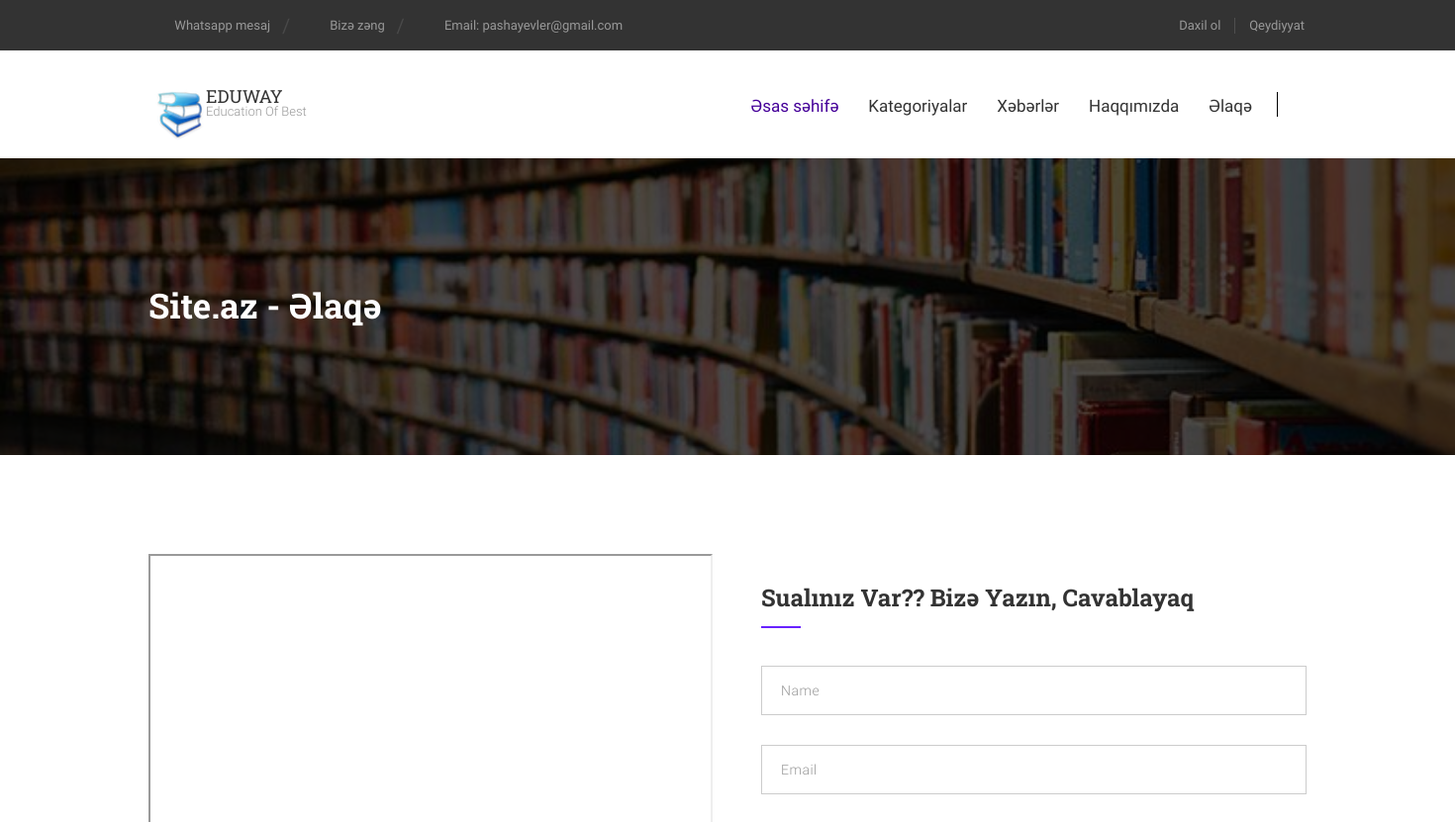
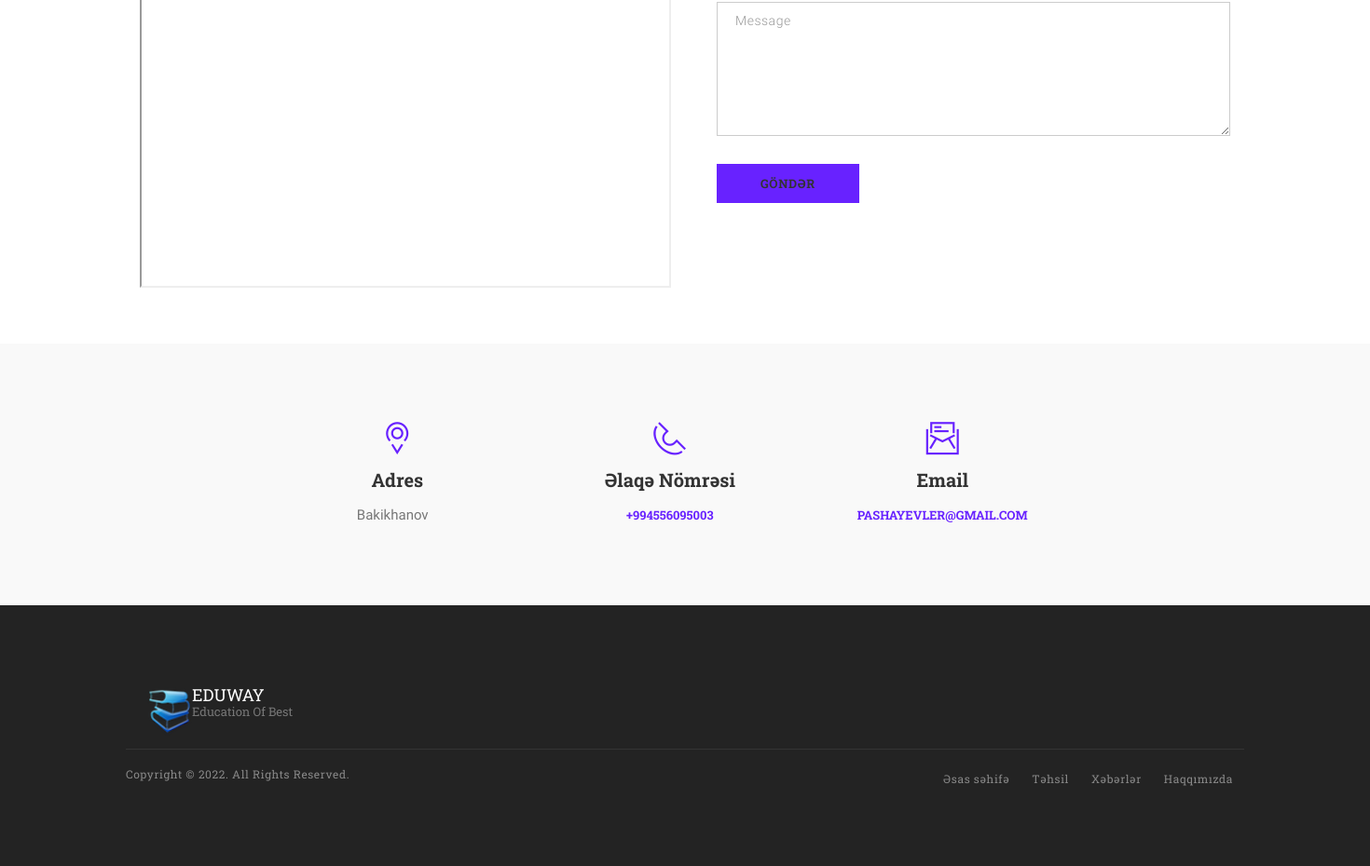
The app's page /contact with its own data (2 pictures, top to bottom).
### models.py (models this page shows)
class SiteSettings(Base):
    __tablename__ = 'site_settings'
    id = Column(Integer, primary_key=True)
    site_title = Column(String, nullable=True)
    site_description = Column(Text, nullable=True)
    site_logo = Column(Text, nullable=True)
    site_slogan = Column(String, nullable=True)
    phone = Column(String, nullable=True)
    wp_number = Column(String, nullable=True)
    wp_text = Column(String, nullable=True)
    is_active = Column(Boolean, default=True)
    site_about = Column(Text, nullable=True)
    about_teams = Column(Text, nullable=True)
    site_email = Column(String, nullable=True)
    address = Column(String, nullable=True)
    google_map = Column(String, nullable=True)
    youtube_video = Column(String, nullable=True)
    facebook = Column(Text, nullable=True)
    instagram = Column(Text, nullable=True)
    linkedin = Column(Text, nullable=True)
    monday = Column(String, nullable=True)
    tuesday = Column(String, nullable=True)
    wednesday = Column(String, nullable=True)
    thursday = Column(String, nullable=True)
    friday = Column(String, nullable=True)
    saturday = Column(String, nullable=True)
    sunday = Column(String, nullable=True)

### routers/site.py (the view)
@main.get("/about")
def about_page(request: Request, db: Session = Depends(database.get_db)):
    site_settings = db.query(models.SiteSettings).filter_by(id=1).first()
    if site_settings:
        if site_settings.is_active is None:
            return closed()
        else:
            categories = db.query(models.EduCategory).all()
            news_category = db.query(models.NewsCategory).all()
            staff = db.query(models.Staff).all()
            page_title = site_settings.site_title+" - Haqqımızda"
            return templates.TemplateResponse("site/route/about-page.html", {"request":request, "site_settings":site_settings,
                                                "page_title":page_title, "categories":categories,"news_category":news_category, "staff":staff})
    else:
        return 'Sayt melumatlari yerleshdirilmeyib...'

### templates/site/route/contactus-page.html (shortened to what this page needs)
{% include 'site/route/header.html' %}
<body data-offset="200" data-spy="scroll" data-target=".ow-navigation">
	{% include 'site/route/topnav.html' %}
	<div class="container-fluid no-padding pagebanner">
		<div class="container">
			<div class="pagebanner-content">
				<h3>{{ page_title }}</h3>
			</div>
		</div>
	</div>
	<div class="container-fluid no-padding contactus-section">
		<div class="container">
			<div class="section-padding"></div>
			<div class="row">
				<div class="col-md-6">
					<div class="map">
						<iframe id="map-canvas-contact" class="map-canvas"  src="{{ site_settings.google_map }}" data-string="{{ site_settings.address }}" data-zoom="10"></iframe>
					</div>
				</div>
				<div class="col-md-6">
					<div class="getintouch">
						{% include 'flash.html' %}<br/>
						<h3>Sualınız var?? Bizə yazın, cavablayaq</h3>
						<form class="contactus-form" id="contact-form" method="POST">
							<div class="row">
								<div class="col-md-12 col-sm-12 col-xs-12">
									<div class="form-group">
										<input type="text" required="" placeholder="Name" class="form-control" name="name">
									</div>
								</div>
								<div class="col-md-12 col-sm-12 col-xs-12">
									<div class="form-group">
										<input type="email" required="" placeholder="Email" class="form-control" name="email">
									</div>
								</div>
								<div class="col-md-12 col-sm-12 col-xs-12">
									<div class="form-group">
										<textarea placeholder="Message" class="form-control" name="message" rows="5"></textarea>
									</div>
								</div>
								<div class="col-md-12 col-sm-12 col-xs-12">
									<div class="form-group">
										<input type="submit" name="post" title="Send" value="Göndər">
									</div>
								</div>
							</div>
						</form>
					</div>
				</div>
			</div>
			<div class="section-padding"></div>
		</div>
		{% if site_settings %}
		<div class="contactdetail-block" style="padding-left: 260px;">
			<div class="container">
				<div class="col-md-3 col-sm-3 col-xs-6 contactinfo-box">
					<span class="icon icon-Pointer"></span>
					<h3>Adres</h3>
					<p>{{ site_settings.address }}</p>
				</div>
				<div class="col-md-3 col-sm-3 col-xs-6 contactinfo-box">
					<span class="icon icon-Phone2"></span>
					<h3>Əlaqə nömrəsi</h3>
					<a href="tel:{{ site_settings.phone }}" title="{{ site_settings.phone }}">{{ site_settings.phone }}</a>
				</div>
				<div class="col-md-3 col-sm-3 col-xs-6 contactinfo-box">
					<span class="icon icon-Imbox"></span>
					<h3>Email</h3>
					<a href="mailto:{{ site_settings.site_email }}" title="{{ site_settings.site_email }}">{{ site_settings.site_email }}</a>
				</div>
			</div>
		</div>
		{% endif %}
	</div>
	{% include 'site/route/footer.html' %}
</body>
</html>

### templates/site/route/topnav.html (shortened to what this page needs)
	<header class="header-main container-fluid no-padding">
		<div class="top-header container-fluid no-padding">
			<div class="container">
				{% if site_settings %}
				<div class="topheader-left">
					<a href="https://wa.me/{{ site_settings.wp_number }}?text={{ site_settings.wp_text }}" title="{{ site_settings.phone }}"><i class="fa fa-mobile" aria-hidden="true"></i>Whatsapp mesaj</a>
					<a href="tel:{{ site_settings.phone }}" title="{{ site_settings.phone }}"><i class="fa fa-mobile" aria-hidden="true"></i>Bizə zəng</a>
					<a href="mailto:{{ site_settings.site_email }}" title="{{ site_settings.site_email }}"><i class="fa fa-envelope-o" aria-hidden="true"></i>Email: {{ site_settings.site_email }}</a>
				</div>
				{% endif %}
				<div class="topheader-right">
					<a href="/login" title="Login"><i class="fa fa-sign-out" aria-hidden="true"></i>Daxil ol</a>
					<a href="/registration" title="Register">Qeydiyyat</a>
				</div>
			</div>
		</div>
		<div class="menu-block container-fluid no-padding">
			<div class="container">
				<div class="row">
					<nav class="navbar ow-navigation">
						<div class="col-md-3">
							<div class="navbar-header">
								{% if site_settings %}
								<a title="Logo" href="/" class="navbar-brand"><img src="{{ url_for('static', path='site/images/logo.png') }}" alt="logo"/>{{ site_settings.site_logo }}<span>{{ site_settings.site_slogan }}</span></a>
								{% endif %}
							</div>
						</div>
						<div class="col-md-9">
							<div class="navbar-collapse collapse" id="navbar">
								<ul class="nav navbar-nav menubar">
									<li class="dropdown active">
										<a aria-expanded="false" aria-haspopup="true" href="/" role="button" class="dropdown-toggle" title="Home">Əsas səhifə</a>
									<li class="dropdown">
										<a aria-expanded="false"  href="/educations" aria-haspopup="true" role="button" class="dropdown-toggle" title="Kateqoriyalar">Kategoriyalar</a>
									</li>
									<li class="dropdown">
										<a aria-expanded="false"  href="/news" aria-haspopup="true" role="button" class="dropdown-toggle" title="Xeberler">Xəbərlər</a>
									</li>
									<li><a title="Haqqimizda" href="/about">Haqqımızda</a></li>
									<li><a title="Contact" href="/contact">Əlaqə</a></li>
								</ul>
							</div>
						</div>
					</nav>
					<div class="menu-search">
						<div id="sb-search" class="sb-search">
							<form>
								<input class="sb-search-input" placeholder="Axtarmaq istədiyin..." type="text" value="" name="search" id="search" />
								<button class="sb-search-submit"><i class="fa fa-search"></i></button>
							</form>
						</div>
					</div>
				</div>
			</div>
		</div>
	</header>

### templates/site/route/footer.html (shortened to what this page needs)
<footer class="footer-main container-fluid no-padding">
    <div class="container">
        <div class="row">
            <div class="col-md-12 col-sm-6">
                <aside class="ftr-widget about_widget">
                    {% if site_settings %}
                        <a class="footer-logo" href="/" title="Logo"><img alt="logo" src="{{ url_for('static', path='site/images/logo.png') }}">{{ site_settings.site_logo }}<span>{{ site_settings.site_slogan }}</span></a><br/>
                    <ul>
                    {% if site_settings.facebook %}
                        <li><a href="{{ site_settings.facebook }}" title="Facebook"><i class="fa fa-facebook"></i></a></li>
                    {% endif %}
                    {% if site_settings.instagram %}
                        <li><a href="{{ site_settings.instagram }}" title="Instagram"><i class="fa fa-instagram"></i></a></li>
                    {% endif %}
                    </ul>
                    {% endif %}
                   </aside>
            </div>
        <div class="footer-bottom col-md-12 col-sm-12 no-padding">
            <div class="copyright no-padding">
                <span>Copyright &copy; 2022. All Rights Reserved.</span>
            </div>
            <nav class="navbar ow-navigation">
                <div id="navbar2" class="navbar-collapse collapse">
                    <ul class="nav navbar-nav">
                        <li><a href="/" title="Home">Əsas səhifə</a></li>
                        <li><a href="/educations" title="Təhsil">Təhsil</a></li>
                        <li><a href="/news" title="Xəbərlər">Xəbərlər</a></li>
                        <li><a href="/about" title="Haqqımızda">Haqqımızda</a></li>
                    </ul>
                </div>
            </nav>
        </div>
    </div>
</footer>

### static/site/css/navigation-menu.css (style rules this page uses)
.ow-navigation { display: inline-block; width: 100%; border: none; border-radius: 0; margin-bottom: 0; min-height: 1px; float: left; }
.ow-navigation .nav.navbar-nav > li { margin: 0 15px; }
.ow-navigation .nav.navbar-nav > li:first-of-type { margin-left: 0; }
.ow-navigation .nav.navbar-nav > li:last-of-type { margin-right: 0; }
.ow-navigation .nav.navbar-nav li > a { color: #333; font-size: 17px; line-height: 26px; text-transform: inherit; padding: 0; margin-top: 43px; margin-bottom: 40px; font-weight: 400; transition: all 1s ease 0s; -webkit-transition: all 1s ease 0s; -moz-transition: all 1s ease 0s; -o-transition: all 1s ease 0s; position: relative; }
.ow-navigation .nav.navbar-nav > li a:hover, .ow-navigation .nav.navbar-nav > li.active > a { color: #450099; }
.ow-navigation .nav.navbar-nav > li.active > a, .ow-navigation .nav.navbar-nav > li.active:hover > a, .ow-navigation .nav.navbar-nav > li.active:focus > a, .ow-navigation .nav.navbar-nav > li:hover > a, .ow-navigation .nav.navbar-nav > li:focus > a, .ow-navigation .nav.navbar-nav > li > a:hover, .ow-navigation .nav.navbar-nav > li > a:focus, .ow-navigation .dropdown-menu li:hover > a, .ow-navigation .dropdown-menu li > a:hover { background-color: transparent; }
@media (min-width: 992px) { .ow-navigation .navbar-brand { height: auto; padding: 5px 0 0 58px; position: relative; font-size: 18px; color: #333; line-height: 16px; font-weight: 400; text-transform: uppercase; font-family: 'Roboto Slab', serif; margin-top: 33px; } }
@media (min-width: 992px) { .ow-navigation .navbar-brand > img { position: absolute; left: 0; top: 0; } }
@media (min-width: 992px) { .ow-navigation .navbar-brand > span { display: block; font-weight: 300; font-size: 13px; line-height: 16px; font-family: 'Roboto', sans-serif; text-transform: capitalize; color: #999; } }
@media (min-width: 992px) { .menu-block .navbar-collapse { padding-left: 0; padding-right: 0; float: right; display: inline-block; margin-right: 55px; margin-top: 0; } }

### records on screen
SiteSettings: site_email "pashayevler@gmail.com", site_logo "EDUWAY", site_slogan "Education Of Best", address "Bakikhanov", phone "+994556095003", site_email "PASHAYEVLER@GMAIL.COM"

### other values on screen
{{ page_title }} "Site.az - Əlaqə"
